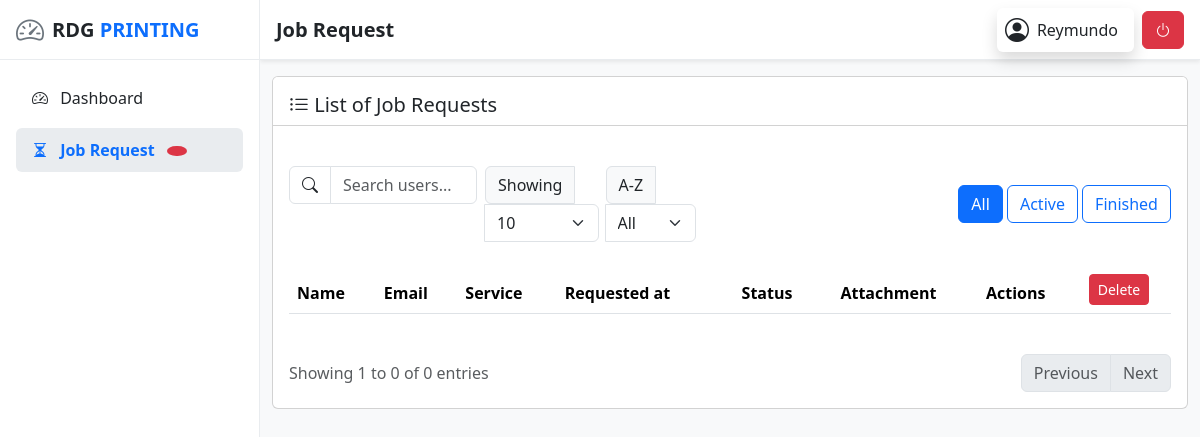
/admin/job-request.php (signed in), run on an earlier commit of the app's database.
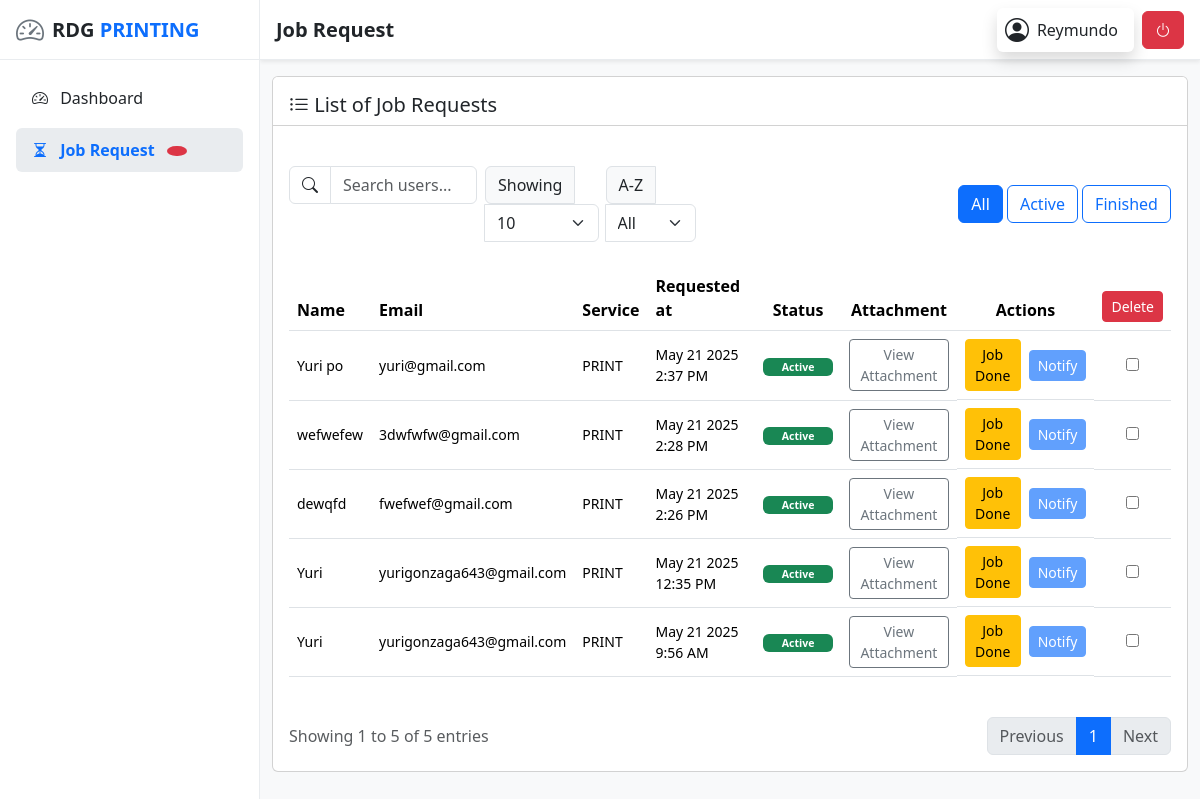
And on a later commit of the database.
### tables this page shows
CREATE TABLE `uploads` (
  `id` int(10) UNSIGNED NOT NULL,
  `name` varchar(100) NOT NULL,
  `email` varchar(100) NOT NULL,
  `service` enum('print','2x2','passport size','1x1') DEFAULT NULL,
  `created_at` timestamp NOT NULL DEFAULT current_timestamp(),
  `isActive` tinyint(1) NOT NULL DEFAULT 1,
  `isNotified` tinyint(1) NOT NULL DEFAULT 0,
  `job_instructions` text NOT NULL
);

### admin/job-request.php (the view, shortened to what the rows shown need)
<?php
include '../backend/connection/db_conn.php';
$page = isset($_GET['page']) ? (int)$_GET['page'] : 1;
$pageSize = isset($_GET['pageSize']) ? (int)$_GET['pageSize'] : 10;
$offset = ($page - 1) * $pageSize;
$query = "SELECT * FROM uploads WHERE 1=1";
$query .= " ORDER BY created_at DESC";
$query .= " LIMIT $pageSize OFFSET $offset";
$result = $conn->query($query);
$jobRequests = [];
if ($result) {
    while ($row = $result->fetch_assoc()) {
        $jobRequests[] = $row;
    }
}
?>
<!DOCTYPE html>
<html lang="en">
<head>
    <link rel="stylesheet" href="../node_modules/bootstrap/dist/css/bootstrap.min.css"/>
    <link rel="stylesheet" href="../node_modules/bootstrap-icons/font/bootstrap-icons.css"/>
    <link rel="stylesheet" href="../assets/css/admin.css" />
</head>
<body>
    <div class="d-flex">
        <main class="admin-main flex-grow-1 d-flex flex-column min-vh-100">
            <?php include "../includes/admin-header.php"; ?>
            <div class="container mt-3">
                <div class="row mb-4">
                    <div class="col-12">
                        <div class="card">
                            <div class="card-body mt-4">
                                <div class="table-responsive">
                                    <table class="table table-hover align-middle">
                                        <thead>
                                            <tr>
                                                <th>Name</th>
                                                <th>Email</th>
                                                <th>Service</th>
                                                <th>Requested at</th>
                                                <th class="text-center">Status</th>
                                                <th class="text-center">Attachment</th>
                                                <th class="text-center">Actions</th>
                                                <th class="text-center">
                                                    <button id="deleteSelected" class="btn btn-danger btn-sm">Delete</button>
                                                </th>
                                            </tr>
                                        </thead>
                                        <tbody id="jobRequestsTable" style="font-size: 14px">
                                            <?php foreach ($jobRequests as $request): ?>
                                                <tr>
                                                    <td><?php echo htmlspecialchars($request['name']); ?></td>
                                                    <td><?php echo htmlspecialchars($request['email']); ?></td>
                                                    <td class="text-uppercase"><?php echo htmlspecialchars($request['service']); ?></td>
                                                    <td><?php echo date('M d Y g:i A', strtotime($request['created_at'])); ?></td>
                                                    <td class="text-center">
                                                        <?php if ($request['isActive']): ?>
                                                            <span class="badge bg-success" style="width: 70px">Active</span>
                                                        <?php else: ?>
                                                            <span class="badge bg-secondary" style="width: 70px">Done</span>
                                                        <?php endif; ?>
                                                    </td>
                                                    <td class="text-center">
                                                        <button class="btn btn-sm btn-outline-secondary view-attachment" data-id="<?php echo $request['id']; ?>" data-customer-name="<?php echo htmlspecialchars($request['name']); ?>"  data-bs-toggle="modal" data-bs-target="#attachmentModal">View Attachment</button>
                                                    </td>
                                                    <td class="text-center d-flex gap-2 align-items-center justify-content-center">
                                                        <form method="POST" action="mark-as-done.php" class="action-form">
                                                            <?php if ($request['isActive']): ?>
                                                                <button type="submit" name="action" value="markAsDone" class="btn btn-sm btn-warning confirm-action">Job Done</button>
                                                            <?php else: ?>
                                                                <button type="submit" name="action" value="markAsDone" class="btn btn-sm btn-warning" disabled>Job Done</button>
                                                            <?php endif; ?>
                                                        </form>
                                                        <form method="POST" action="notify.php" class="action-form">
                                                            <?php if ($request['isNotified'] || $request['isActive']): ?>
                                                                <button type="button" name="action" value="notify" class="btn btn-sm btn-primary" disabled>Notify</button>
                                                            <?php else: ?>
                                                                <button type="button" name="action" value="notify" class="btn btn-sm btn-primary confirm-action">Notify</button>
                                                            <?php endif; ?>
                                                        </form>
                                                    </td>
                                                    <td class="text-center">
                                                        <input type="checkbox" class="delete-checkbox" value="<?php echo $request['id']; ?>">
                                                    </td>
                                                </tr>
                                            <?php endforeach; ?>
                                        </tbody>
                                    </table>
                                </div>
                            </div>
                        </div>
                    </div>
                </div>
            </div>
        </main>
    </div>
</body>
</html>

What changed in the data, as far as the page shows it:
added uploads: name "Yuri po", email "yuri@gmail.com", service "PRINT", created_at "May 21 2025 2:37 PM", isActive "Active", isNotified "Notify"
added uploads: name "wefwefew", email "3dwfwfw@gmail.com", service "PRINT", created_at "May 21 2025 2:28 PM", isActive "Active", isNotified "Notify"
added uploads: name "dewqfd", email "fwefwef@gmail.com", service "PRINT", created_at "May 21 2025 2:26 PM", isActive "Active", isNotified "Notify"
added uploads: name "Yuri", email "yurigonzaga643@gmail.com", service "PRINT", created_at "May 21 2025 12:35 PM", isActive "Active", isNotified "Notify"
added uploads: name "Yuri", email "yurigonzaga643@gmail.com", service "PRINT", created_at "May 21 2025 9:56 AM", isActive "Active", isNotified "Notify"
Also different on the page:
count($jobRequests): "0" → "5"
$totalCount: "0" → "5"
new list line: "1"
